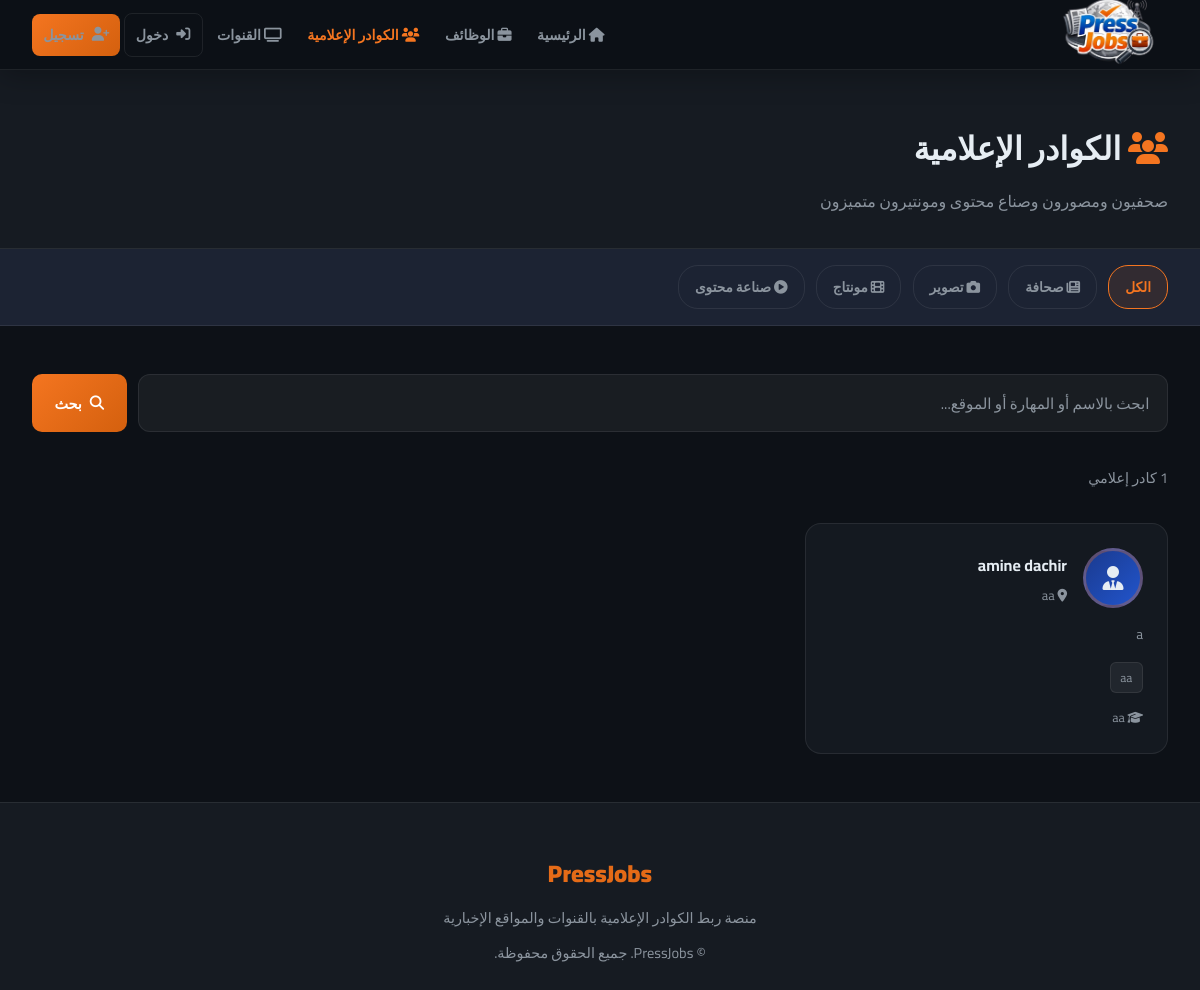
Before: /journalists with the older database file.
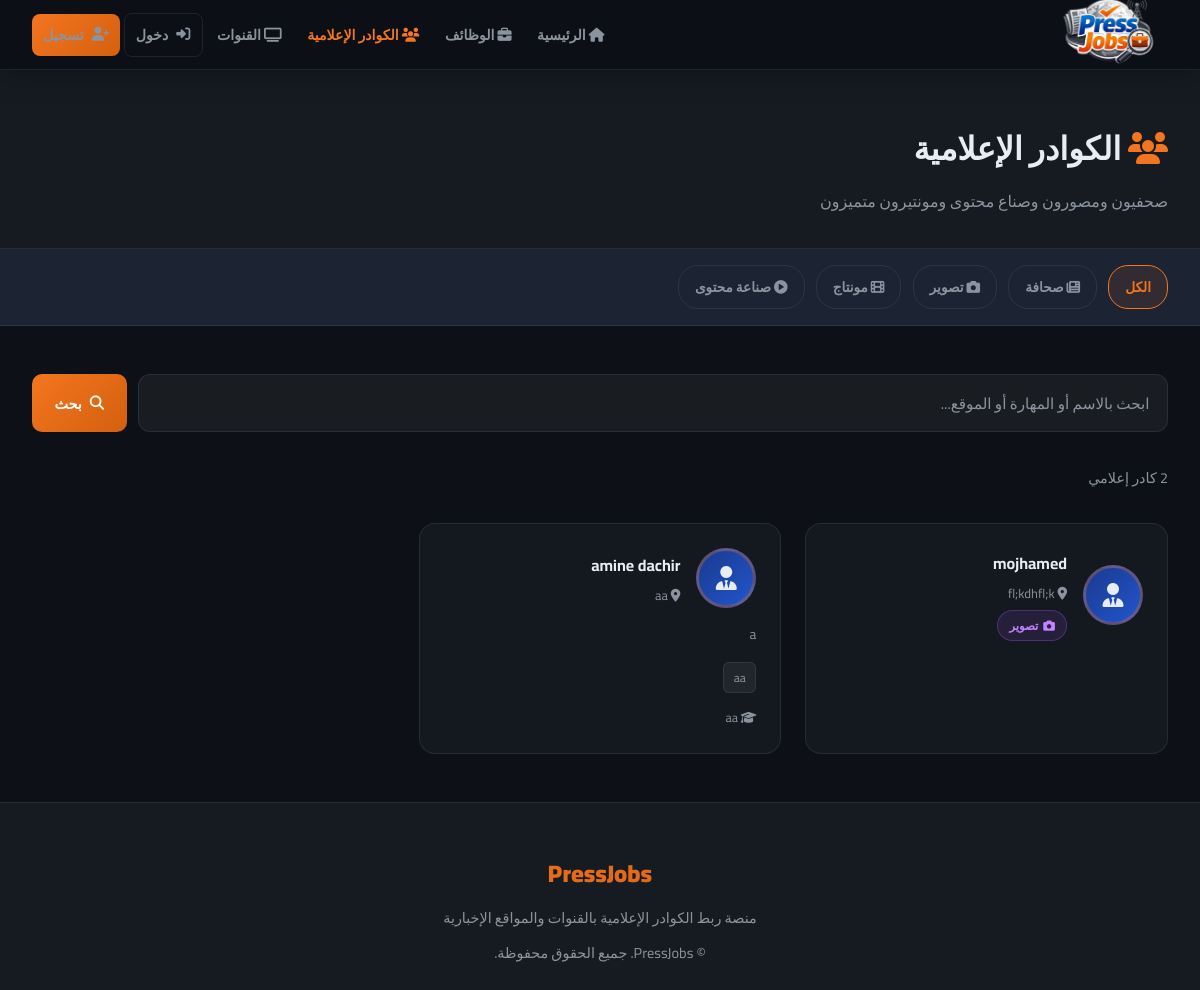
After: the same page with the newer database file.
### tables this page shows
CREATE TABLE users (
        id INTEGER PRIMARY KEY AUTOINCREMENT,
        name TEXT NOT NULL,
        email TEXT UNIQUE NOT NULL,
        password TEXT NOT NULL,
        account_type TEXT NOT NULL,
        bio TEXT,
        location TEXT,
        skills TEXT,
        education TEXT,
        experience TEXT,
        profile_image TEXT,
        created_at TEXT DEFAULT CURRENT_TIMESTAMP
    , last_name TEXT, gender TEXT, civil_status TEXT, specialty TEXT, years_experience TEXT, preferred_channels TEXT, extra_skills TEXT, cv_filename TEXT, intro_video TEXT, article_links TEXT, channel_type TEXT, cover_image TEXT, is_admin INTEGER DEFAULT 0);

### app.py (the view)
@app.route('/journalists')
def journalists():
    conn = get_db()
    category = request.args.get('category', '')
    search   = request.args.get('search', '')
    query  = "SELECT * FROM users WHERE account_type='journalist'"
    params = []
    if category:
        query += ' AND specialty LIKE ?'
        params.append(f'%{category}%')
    if search:
        query += ' AND (name LIKE ? OR skills LIKE ? OR location LIKE ?)'
        params += [f'%{search}%', f'%{search}%', f'%{search}%']
    query += ' ORDER BY created_at DESC'
    users = conn.execute(query, params).fetchall()
    conn.close()
    return render_template('journalists.html', journalists=users, category=category, search=search)

### app.py (called while the page is built)
def get_db():
    conn = sqlite3.connect(DB_PATH)
    conn.row_factory = sqlite3.Row
    return conn

### templates/journalists.html (shortened to what this page needs)
{% extends 'base.html' %}
{% block content %}
<div class="page-header">
    <div style="max-width:1200px;margin:0 auto">
        <h1><i class="fas fa-users" style="color:var(--orange)"></i> الكوادر الإعلامية</h1>
        <p>صحفيون ومصورون وصناع محتوى ومونتيرون متميزون</p>
    </div>
</div>
<div class="filter-bar">
    <a href="/journalists" {% if not category %}class="active"{% endif %}>الكل</a>
    <a href="/journalists?category=صحافة" {% if category=='صحافة' %}class="active"{% endif %}><i class="fas fa-newspaper"></i> صحافة</a>
    <a href="/journalists?category=تصوير" {% if category=='تصوير' %}class="active"{% endif %}><i class="fas fa-camera"></i> تصوير</a>
    <a href="/journalists?category=مونتاج" {% if category=='مونتاج' %}class="active"{% endif %}><i class="fas fa-film"></i> مونتاج</a>
    <a href="/journalists?category=صناعة محتوى" {% if category=='صناعة محتوى' %}class="active"{% endif %}><i class="fas fa-play-circle"></i> صناعة محتوى</a>
</div>
<div class="journalists-layout">
    <form class="search-bar" method="get">
        <input type="text" name="search" value="{{ search }}" placeholder="ابحث بالاسم أو المهارة أو الموقع...">
        <button type="submit" class="btn btn-primary"><i class="fas fa-search"></i> بحث</button>
    </form>
    {% if journalists %}
    <p style="color:var(--text-muted);margin-bottom:2rem;font-size:0.9rem">
        {{ journalists|length }} كادر إعلامي
    </p>
    <div class="grid-3">
    {% for j in journalists %}
    <a href="/profile/{{ j.id }}" class="journalist-card">
        <div class="jc-header">
            <div class="jc-avatar">
                {% if j.profile_image %}
                    <img src="/static/uploads/{{ j.profile_image }}" alt="{{ j.name }}">
                {% else %}
                    <i class="fas fa-user-tie"></i>
                {% endif %}
            </div>
            <div>
                <div class="jc-name">{{ j.name }}{% if j.last_name %} {{ j.last_name }}{% endif %}</div>
                {% if j.location %}<div class="jc-location"><i class="fas fa-map-marker-alt"></i> {{ j.location }}</div>{% endif %}
                {% if j.specialty %}
                <div class="jc-specialty">
                    {% if j.specialty == 'صحافة' %}
                    <span class="role-badge role-journalism"><i class="fas fa-newspaper"></i> صحافة</span>
                    {% elif j.specialty == 'تصوير' %}
                    <span class="role-badge role-photo"><i class="fas fa-camera"></i> تصوير</span>
                    {% elif j.specialty == 'مونتاج' %}
                    <span class="role-badge role-editing"><i class="fas fa-film"></i> مونتاج</span>
                    {% elif j.specialty == 'صناعة محتوى' %}
                    <span class="role-badge role-content"><i class="fas fa-play-circle"></i> صناعة محتوى</span>
                    {% else %}
                    <span class="role-badge role-other"><i class="fas fa-tag"></i> {{ j.specialty }}</span>
                    {% endif %}
                </div>
                {% endif %}
            </div>
        </div>
        {% if j.bio %}<p class="jc-bio">{{ j.bio }}</p>{% endif %}
        {% if j.skills %}
        <div class="jc-skills">
            {% for skill in j.skills.split(',')[:4] %}
            <span class="skill-dot">{{ skill.strip() }}</span>
            {% endfor %}
        </div>
        {% endif %}
        {% if j.years_experience %}
        <div style="margin-top:0.8rem;font-size:0.78rem;color:var(--text-muted)"><i class="fas fa-star"></i> {{ j.years_experience }} سنوات خبرة</div>
        {% elif j.education %}
        <div style="margin-top:0.8rem;font-size:0.78rem;color:var(--text-muted)"><i class="fas fa-graduation-cap"></i> {{ j.education[:50] }}</div>
        {% endif %}
    </a>
    {% endfor %}
    </div>
    {% endif %}
</div>
{% endblock %}

### templates/base.html (shortened to what this page needs)
<!DOCTYPE html>
<html lang="ar" dir="rtl">
<head>
    <link rel="stylesheet" href="https://cdnjs.cloudflare.com/ajax/libs/font-awesome/6.4.0/css/all.min.css">
</head>
<body>
<nav>
    <a href="/" class="nav-brand">
        <img src="/static/images/logo.png" alt="PressJobs">
    </a>
    <div class="nav-links" id="navLinks">
        {% if not session.user_id %}<a href="/" {% if request.endpoint=='index' %}class="active"{% endif %}><i class="fas fa-home"></i> الرئيسية</a>{% endif %}
        <a href="/jobs" {% if request.endpoint=='jobs' %}class="active"{% endif %}><i class="fas fa-briefcase"></i> الوظائف</a>
        <a href="/journalists" {% if request.endpoint=='journalists' %}class="active"{% endif %}><i class="fas fa-users"></i> الكوادر الإعلامية</a>
        <a href="/channels" {% if request.endpoint=='channels' %}class="active"{% endif %}><i class="fas fa-tv"></i> القنوات</a>
        {% if session.user_id %}
        <a href="/profile/{{ session.user_id }}"><i class="fas fa-user"></i> {{ session.user_name }}</a>
        <a href="/logout" class="btn btn-outline btn-sm"><i class="fas fa-sign-out-alt"></i> خروج</a>
        {% else %}
        <a href="/login" class="btn btn-outline btn-sm"><i class="fas fa-sign-in-alt"></i> دخول</a>
        <a href="/register" class="btn btn-primary btn-sm"><i class="fas fa-user-plus"></i> تسجيل</a>
        {% endif %}
    </div>
</nav>
<main>
{% block content %}{% endblock %}
</main>
<footer>
    <div class="footer-brand">PressJobs</div>
    <p>منصة ربط الكوادر الإعلامية بالقنوات والمواقع الإخبارية</p>
    <p style="margin-top:0.5rem">© PressJobs. جميع الحقوق محفوظة.</p>
</footer>
</body>
</html>

### templates/base.html (style rules this page uses)
:root { --blue: #1a3a8f; --blue-mid: #2255cc; --orange: #f47520; --orange-dark: #d4600e; --dark: #0d1117; --dark2: #161b22; --dark3: #1c2333; --border: rgba(255,255,255,0.08); --text: #e6edf3; --text-muted: #8b949e; --card-bg: rgba(22, 27, 34, 0.9); --gradient-blue: linear-gradient(135deg, #1a3a8f, #2255cc); --gradient-orange: linear-gradient(135deg, #f47520, #d4600e); --gradient-hero: linear-gradient(135deg, #0d1117 0%, #1a2240 50%, #0d1117 100%); }
* { margin: 0; padding: 0; box-sizing: border-box; }
body { font-family: 'Cairo', 'Tajawal', sans-serif; background: var(--dark); color: var(--text); direction: rtl; overflow-x: hidden; }
nav { position: fixed; top: 0; width: 100%; z-index: 1000; background: rgba(13,17,23,0.95); backdrop-filter: blur(20px); border-bottom: 1px solid var(--border); padding: 0 2rem; height: 70px; display: flex; align-items: center; justify-content: space-between; box-shadow: 0 4px 30px rgba(0,0,0,0.3); }
.nav-brand { display: flex; align-items: center; gap: 0.7rem; text-decoration: none; }
.nav-brand img { height: 7rem; width: auto; }
.nav-links { display: flex; align-items: center; gap: 0.2rem; flex-wrap: nowrap; overflow: visible; }
.nav-links a { color: var(--text-muted); text-decoration: none; padding: 0.5rem 0.7rem; border-radius: 8px; font-size: 0.88rem; font-weight: 600; transition: all 0.3s; white-space: nowrap; }
.nav-links a.active { color: var(--orange); }
.btn { display: inline-flex; align-items: center; gap: 0.5rem; padding: 0.6rem 1.4rem; border-radius: 10px; font-family: inherit; font-weight: 700; cursor: pointer; transition: all 0.3s; text-decoration: none; border: none; font-size: 0.9rem; }
.btn-primary { background: var(--gradient-orange); color: white; }
.btn-outline { background: transparent; color: var(--text); border: 1.5px solid var(--border); }
.btn-sm { padding: 0.4rem 0.9rem; font-size: 0.8rem; }
main { padding-top: 70px; min-height: calc(100vh - 70px); }
.grid-3 { display: grid; grid-template-columns: repeat(3,1fr); gap: 1.5rem; }
footer { background: var(--dark2); border-top: 1px solid var(--border); padding: 3rem 2rem 1.5rem; text-align: center; }
footer .footer-brand { font-size: 1.5rem; font-weight: 900; background: var(--gradient-orange); -webkit-background-clip: text; -webkit-text-fill-color: transparent; margin-bottom: 0.5rem; }
footer p { color: var(--text-muted); font-size: 0.9rem; }

Changed rows visible on the page:
added users: name "mojhamed", location "fl;kdhfl;k", specialty "تصوير" (drawn), shown under "الكوادر الإعلامية"
Other visible differences:
{{ journalists|length }}: "1" → "2"
